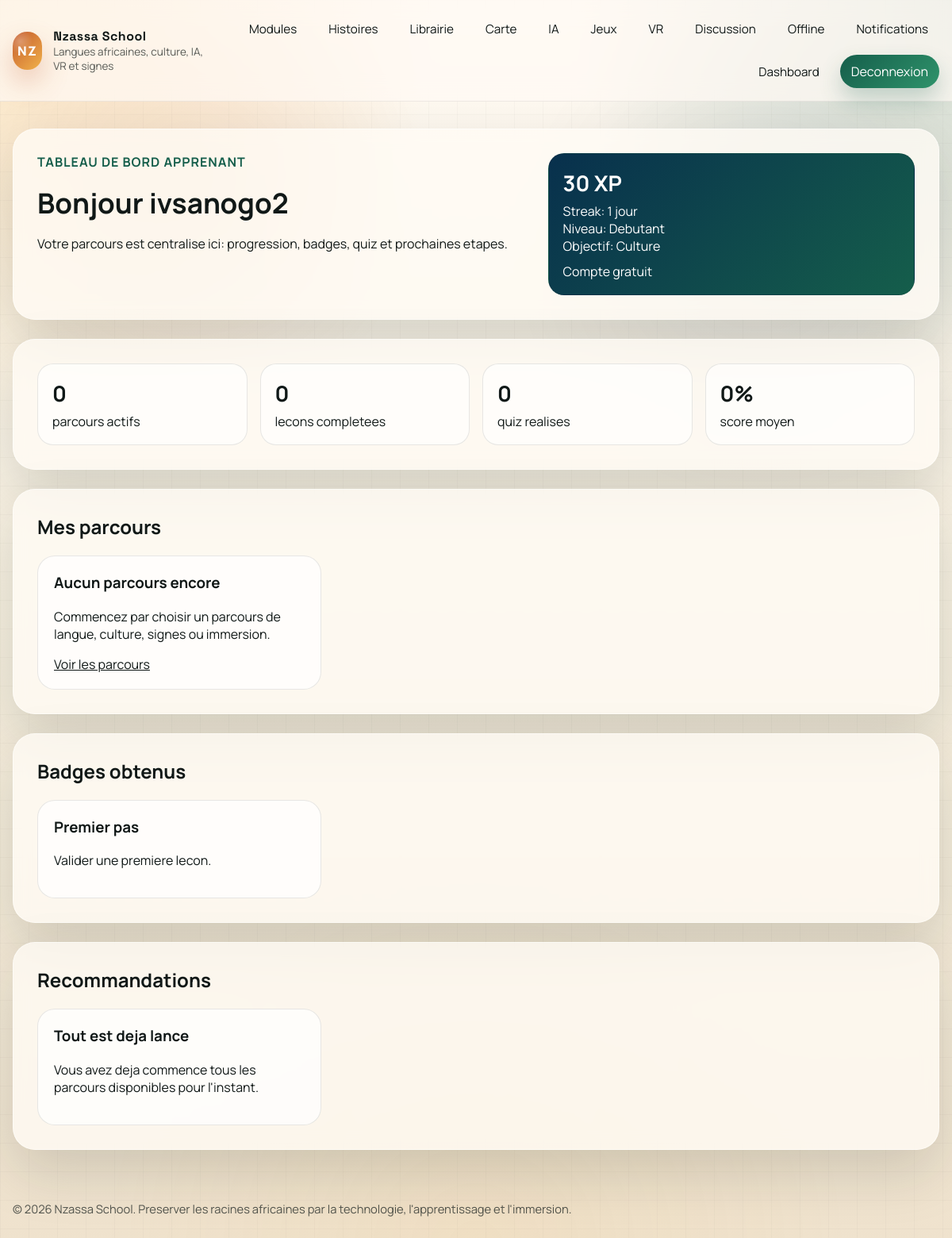
The page /dashboard/ (signed in) on the database its author committed.
### nzassa_app/models.py (models this page shows, shortened)
class UserProfile(models.Model):
    LEVEL_CHOICES = [
        ("beginner", "Debutant"),
        ("intermediate", "Intermediaire"),
        ("advanced", "Avance"),
    ]
    GOAL_CHOICES = [
        ("culture", "Culture"),
        ("school", "Etudes"),
        ("travel", "Voyage"),
        ("family", "Famille et diaspora"),
    ]
    user = models.OneToOneField(settings.AUTH_USER_MODEL, on_delete=models.CASCADE)
    selected_language = models.ForeignKey(
        Language,
        on_delete=models.SET_NULL,
        null=True,
        blank=True,
        related_name="learners",
    )
    level = models.CharField(max_length=20, choices=LEVEL_CHOICES, default="beginner")
    goal = models.CharField(max_length=20, choices=GOAL_CHOICES, default="culture")
    is_premium = models.BooleanField(default=False)
    total_xp = models.PositiveIntegerField(default=0)
    streak_days = models.PositiveIntegerField(default=0)
    last_learning_date = models.DateField(null=True, blank=True)
    created_at = models.DateTimeField(auto_now_add=True)

class UserBadge(models.Model):
    user = models.ForeignKey(settings.AUTH_USER_MODEL, on_delete=models.CASCADE, related_name="badges")
    badge = models.ForeignKey(Badge, on_delete=models.CASCADE, related_name="users")
    awarded_at = models.DateTimeField(auto_now_add=True)
    class Meta:
        unique_together = ("user", "badge")
        ordering = ["badge__xp_threshold", "badge__name"]

class Badge(models.Model):
    name = models.CharField(max_length=120, unique=True)
    slug = models.SlugField(max_length=140, unique=True, blank=True)
    description = models.CharField(max_length=255)
    xp_threshold = models.PositiveIntegerField(default=0)
    icon = models.CharField(max_length=20, default="star")
    class Meta:
        ordering = ["xp_threshold", "name"]

### nzassa_app/views.py (the view)
# urls.py: path("dashboard/", dashboard, name="dashboard"),
@login_required
def dashboard(request):
    profile = get_or_create_profile(request.user)
    enrollments = Enrollment.objects.filter(user=request.user).select_related("course", "course__language")
    lesson_progress = LessonProgress.objects.filter(user=request.user, completed=True)
    quiz_stats = QuizAttempt.objects.filter(user=request.user).aggregate(
        avg_score=Avg("score"),
        attempts=Count("id"),
    )
    recommended_courses = Course.objects.filter(is_published=True).exclude(
        id__in=enrollments.values_list("course_id", flat=True)
    )[:3]
    context = {
        "profile": profile,
        "enrollments": enrollments,
        "completed_lessons": lesson_progress.count(),
        "quiz_attempts": quiz_stats["attempts"] or 0,
        "avg_score": round(quiz_stats["avg_score"] or 0),
        "earned_badges": UserBadge.objects.filter(user=request.user).select_related("badge"),
        "recommended_courses": recommended_courses,
    }
    return render(request, "nzassa_app/dashboard.html", context)

### nzassa_app/views.py (called while the page is built)
def get_or_create_profile(user):
    return UserProfile.objects.get_or_create(user=user)[0]

### nzassa_app/templates/nzassa_app/dashboard.html (shortened to what this page needs)
{% extends "nzassa_app/base.html" %}
{% block content %}
<div class="dashboard-stack">
    <section class="surface-card dashboard-hero">
        <div>
            <p style="margin-top:0;color:var(--forest);font-weight:700;text-transform:uppercase;letter-spacing:0.06em;">
                Tableau de bord apprenant
            </p>
            <h1>Bonjour {{ request.user.first_name|default:request.user.username }}</h1>
            <p>
                Votre parcours est centralise ici: progression, badges, quiz et prochaines etapes.
            </p>
        </div>
        <div class="mini-card" style="background:linear-gradient(135deg, var(--lagoon), var(--forest));color:white;">
            <strong>{{ profile.total_xp }} XP</strong>
            <div>Streak: {{ profile.streak_days }} jour{{ profile.streak_days|pluralize }}</div>
            <div>Niveau: {{ profile.get_level_display }}</div>
            <div>Objectif: {{ profile.get_goal_display }}</div>
            <div style="margin-top:10px;">{% if profile.is_premium %}Compte premium actif{% else %}Compte gratuit{% endif %}</div>
        </div>
    </section>
    <section class="surface-card dashboard-card">
        <div class="stat-grid">
            <div class="mini-card">
                <strong>{{ enrollments|length }}</strong>
                <span>parcours actifs</span>
            </div>
            <div class="mini-card">
                <strong>{{ completed_lessons }}</strong>
                <span>lecons completees</span>
            </div>
            <div class="mini-card">
                <strong>{{ quiz_attempts }}</strong>
                <span>quiz realises</span>
            </div>
            <div class="mini-card">
                <strong>{{ avg_score }}%</strong>
                <span>score moyen</span>
            </div>
        </div>
    </section>
    <section class="surface-card dashboard-card">
        <h2 style="margin-top:0;">Mes parcours</h2>
        <div class="course-grid">
            {% for enrollment in enrollments %}
                <article class="course-card">
                    <h3 style="margin-top:0;">{{ enrollment.course.title }}</h3>
                    <p>{{ enrollment.course.short_description }}</p>
                    <p style="margin-bottom:0;">{{ enrollment.progress_percent }}% complete</p>
                    <div class="progress-bar"><span style="width: {{ enrollment.progress_percent }}%;"></span></div>
                    <p style="margin-top:14px;margin-bottom:0;">
                        <a href="{% url 'course_detail' enrollment.course.slug %}">Continuer</a>
                    </p>
                </article>
            {% empty %}
                <article class="course-card">
                    <h3 style="margin-top:0;">Aucun parcours encore</h3>
                    <p>Commencez par choisir un parcours de langue, culture, signes ou immersion.</p>
                    <p style="margin-bottom:0;"><a href="{% url 'course_catalog' %}">Voir les parcours</a></p>
                </article>
            {% endfor %}
        </div>
    </section>
    <section class="surface-card dashboard-card">
        <h2 style="margin-top:0;">Badges obtenus</h2>
        <div class="badge-grid">
            {% for user_badge in earned_badges %}
                <article class="course-card">
                    <h3 style="margin-top:0;">{{ user_badge.badge.name }}</h3>
                    <p>{{ user_badge.badge.description }}</p>
                </article>
            {% empty %}
                <article class="course-card">
                    <h3 style="margin-top:0;">Premier badge en vue</h3>
                    <p>Completez vos premieres lecons pour debloquer vos badges.</p>
                </article>
            {% endfor %}
        </div>
    </section>
    <section class="surface-card dashboard-card">
        <h2 style="margin-top:0;">Recommandations</h2>
        <div class="course-grid">
            {% for course in recommended_courses %}
                <article class="course-card">
                    <h3 style="margin-top:0;">{{ course.title }}</h3>
                    <p>{{ course.short_description }}</p>
                    <p style="margin-bottom:0;"><a href="{% url 'course_detail' course.slug %}">Voir le parcours</a></p>
                </article>
            {% empty %}
                <article class="course-card">
                    <h3 style="margin-top:0;">Tout est deja lance</h3>
                    <p>Vous avez deja commence tous les parcours disponibles pour l'instant.</p>
                </article>
            {% endfor %}
        </div>
    </section>
</div>
{% endblock %}

### nzassa_app/templates/nzassa_app/base.html (style rules this page uses)
:root { --sand: #f7efe2; --clay: #c45a2d; --gold: #f1b24a; --forest: #155e4b; --ink: #101817; --lagoon: #08304d; --mist: rgba(255, 248, 239, 0.78); --card: rgba(255, 251, 245, 0.78); --line: rgba(16, 24, 23, 0.08); --shadow: 0 28px 70px rgba(16, 24, 23, 0.15); }
* { box-sizing: border-box; }
html { scroll-behavior: smooth; }
body { margin: 0; color: var(--ink); font-family: "Manrope", "Segoe UI", sans-serif; background: radial-gradient(circle at top left, rgba(241, 178, 74, 0.26), transparent 28%), radial-gradient(circle at top right, rgba(21, 94, 75, 0.2), transparent 24%), linear-gradient(180deg, #fffaf3 0%, #f6efdf 48%, #efe2cd 100%); min-height: 100vh; }
body::before, body::after { content: ""; position: fixed; inset: 0; pointer-events: none; z-index: -1; }
body::before { background-image: linear-gradient(rgba(16, 24, 23, 0.025) 1px, transparent 1px), linear-gradient(90deg, rgba(16, 24, 23, 0.025) 1px, transparent 1px); background-size: 36px 36px; }
body::after { background: radial-gradient(circle at 20% 15%, rgba(196, 90, 45, 0.09), transparent 18%), radial-gradient(circle at 80% 20%, rgba(8, 48, 77, 0.08), transparent 20%), radial-gradient(circle at 50% 100%, rgba(241, 178, 74, 0.08), transparent 28%); }
a { color: inherit; }
.surface-card { background: var(--card); border: 1px solid rgba(255, 255, 255, 0.48); border-radius: 28px; box-shadow: var(--shadow); backdrop-filter: blur(10px); }

### nzassa_app/templates/nzassa_app/dashboard.html (style rules this page uses)
.dashboard-stack { display: grid; gap: 24px; }
.dashboard-hero, .dashboard-card { padding: 30px; }
.dashboard-hero { display: grid; grid-template-columns: minmax(0, 1.15fr) minmax(260px, 0.85fr); gap: 18px; align-items: start; }
.dashboard-hero h1 { margin-top: 0; margin-bottom: 10px; font-size: 2.2rem; }
.stat-grid, .course-grid, .badge-grid { display: grid; gap: 16px; }
.stat-grid { grid-template-columns: repeat(4, minmax(0, 1fr)); }
.course-grid, .badge-grid { grid-template-columns: repeat(3, minmax(0, 1fr)); }
.mini-card { padding: 18px; border-radius: 20px; background: rgba(255, 255, 255, 0.64); border: 1px solid rgba(20, 33, 29, 0.1); }
.mini-card strong { display: block; font-size: 1.7rem; margin-bottom: 6px; }
.course-card { padding: 20px; border-radius: 22px; background: rgba(255, 255, 255, 0.7); border: 1px solid rgba(20, 33, 29, 0.1); }

### rows shown on the page
UserProfile: total_xp "30", streak_days "1", level "Debutant", goal "Culture"
UserBadge: badge.name "Premier pas", badge.description "Valider une premiere lecon."

### other values the page prints
{{ request.user.first_name|default:request.user.username }} "ivsanogo2"
{{ enrollments|length }} "0"
{{ completed_lessons }} "0"
{{ quiz_attempts }} "0"
{{ avg_score }} "0"
